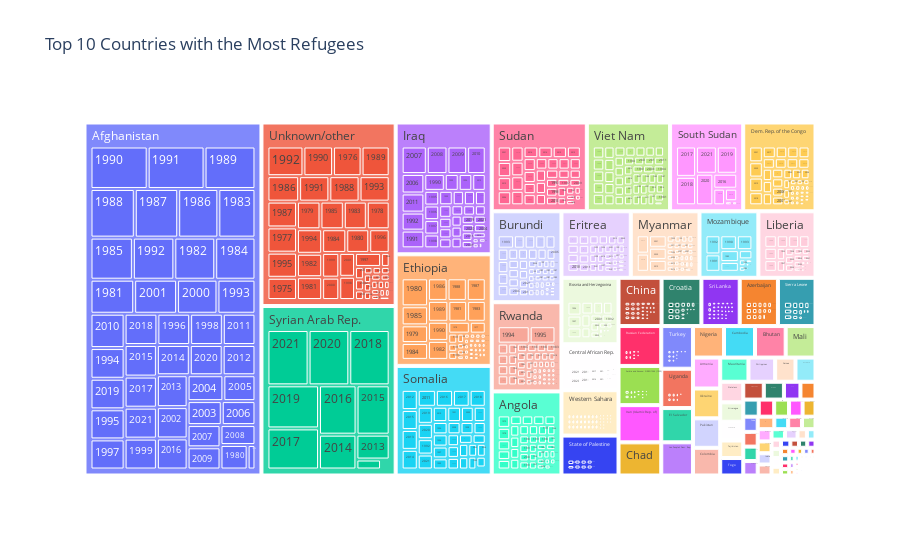

Notebook code cell kept with this figure:
### Code cell
# Tree map of the top 10 countries with the most refugees on origin dataframe
fig = px.treemap(origin, path=['Origin', 'Year'], values='Refugee Count', title='Top 10 Countries with the Most Refugees')
fig.show()

### Figure 1 — Plotly figure (JSON) as saved in the notebook; plotly's stock layout.template omitted (floating-point values rounded to 4 significant figures; data arrays with more than 128 entries replaced by an {"elided": "..."} marker saying what was removed)
{"data": [{"branchvalues": "total", "domain": {"x": [0, 1], "y": [0, 1]}, "hovertemplate": "labels=%{label}<br>Refugee Count=%{value}<br>parent=%{parent}<br>id=%{id}<extra></extra>", "ids": {"elided": "6538 str values"}, "labels": {"elided": "6538 str values"}, "name": "", "parents": {"elided": "6538 str values"}, "type": "treemap", "values": {"elided": "6538 int values"}}], "layout": {"legend": {"tracegroupgap": 0}, "title": {"text": "Top 10 Countries with the Most Refugees"}}}
